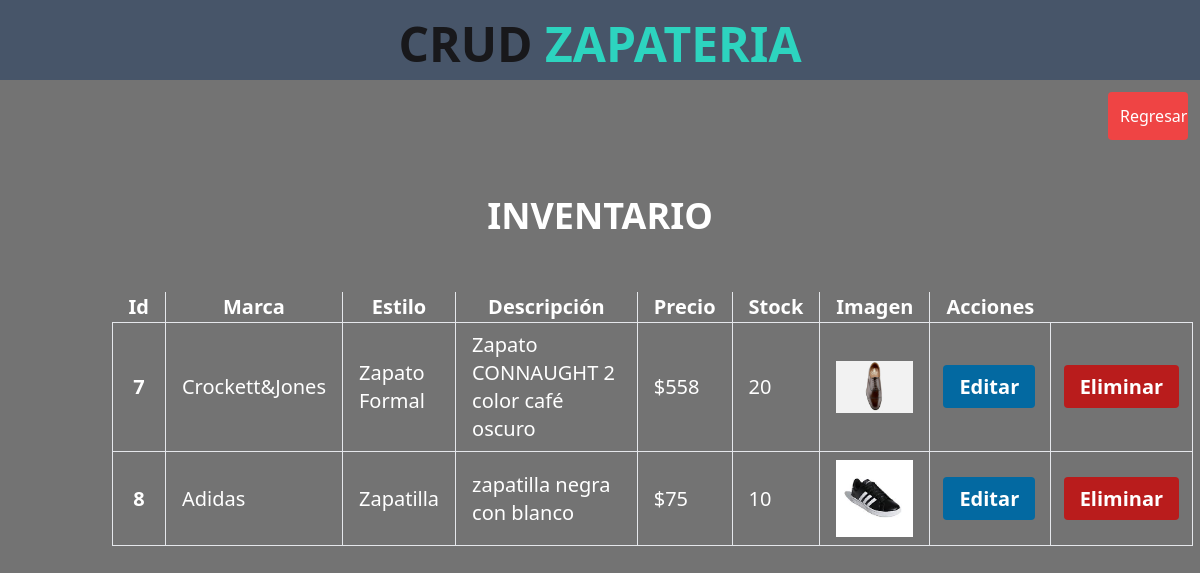
The page /templates/table.php on the database its author committed.
### tables this page shows
CREATE TABLE `zapatos` (
  `id` int(11) NOT NULL,
  `marca` varchar(100) DEFAULT NULL,
  `estilo` varchar(125) DEFAULT NULL,
  `descripcion` varchar(225) DEFAULT NULL,
  `imagen` varchar(255) DEFAULT NULL,
  `stock` int(11) DEFAULT NULL,
  `precio` float DEFAULT NULL
);

### templates/table.php (the view)
<?php include 'header.php' ?>
<?php
  include "../model/conexion.php";
 $sentencia = $bd->query("SELECT * from zapatos");
  $zapatos = $sentencia->fetchAll(PDO::FETCH_OBJ);
?>
<div class="flex justify-end mr-3 mt-3">
    <div class="w-20 h-12 max-w-md bg-red-500 hover:bg-pink-700 rounded">
        <a class="block w-full p-3 h-full text-white text-center" href="../index.php">Regresar</a>
    </div>
</div>
<div class="my-14 w-full">
    <h2 class=" text-center text-4xl font-bold text-white">INVENTARIO</h2>
</div>
<div class=" container mx-auto px-6">
    <table class="table-auto my-12 mx-auto text-xl text-white">
        <thead>
            <tr>
                <th class="border-r px-4">Id</th>
                <th class="border-r px-6">Marca</th>
                <th class="border-r px-4">Estilo</th>
                <th class="border-r px-8">Descripción</th>
                <th class="border-r px-4">Precio</th>
                <th class="border-r px-4">Stock</th>
                <th class="border-r px-4">Imagen</th>
                <th class="px-4">Acciones</th>
            </tr>
        </thead>
        <?php foreach($zapatos as $zapato){?>
        <tbody>
            <tr>
                <th scope="row" class="border"><?php echo $zapato->id?>
                </th>
                <td class="border px-4 py-2"><?php echo $zapato->marca?></td>
                <td class="border px-4 py-2"><?php echo $zapato->estilo?></td>
                <td class="border px-4 py-2"><?php echo $zapato->descripcion?></td>
                <td class="border px-4 py-2">$<?php echo $zapato->precio?></td>
                <td class="border px-4 py-2"><?php echo $zapato->stock?></td>
                <td class="border px-4 py-2"><img src=" <?php echo $zapato->imagen?> " width="175" height="175">
                </td>
                <td class="border"> <a href="../controllers/editar.php?id=<?php echo $zapato->id ?>"
                        class=" bg-sky-700 hover:bg-sky-900 text-white font-bold px-4 py-2 m-3 rounded focus:outline-none focus:shadow-outline">Editar</a>
                </td>
                <td class="border">
                    <a href="../controllers/eliminar.php?id=<?php echo $zapato->id ?>" class=" bg-red-700 hover:bg-red-900 text-white font-bold px-4 py-2 m-3 rounded
                        focus:outline-none focus:shadow-outline">Eliminar</a>
                </td>
            </tr>
        </tbody>
        <?php }?>
    </table>
</div>

### templates/header.php (shortened to what this page needs)
<!DOCTYPE html>
<html lang="en">
<head>
    <script src="https://cdn.tailwindcss.com"></script>
</head>
<body class="bg-neutral-500">
    <div class="container mx-auto bg-slate-600 h-20 max-h-36 max-w-full">
        <header class="text-center pt-5">
            <h3 class=" font-semibold text-5xl text-zinc-900"> CRUD <span class="text-teal-400">ZAPATERIA</span>
        </header>
    </div>

### rows shown on the page
zapatos: id "7", marca "Crockett&Jones", estilo "Zapato Formal", descripcion "Zapato CONNAUGHT 2 color café oscuro", precio "558", stock "20", imagen (picture)
zapatos: id "8", marca "Adidas", estilo "Zapatilla", descripcion "zapatilla negra con blanco", precio "75", stock "10", imagen (picture)
